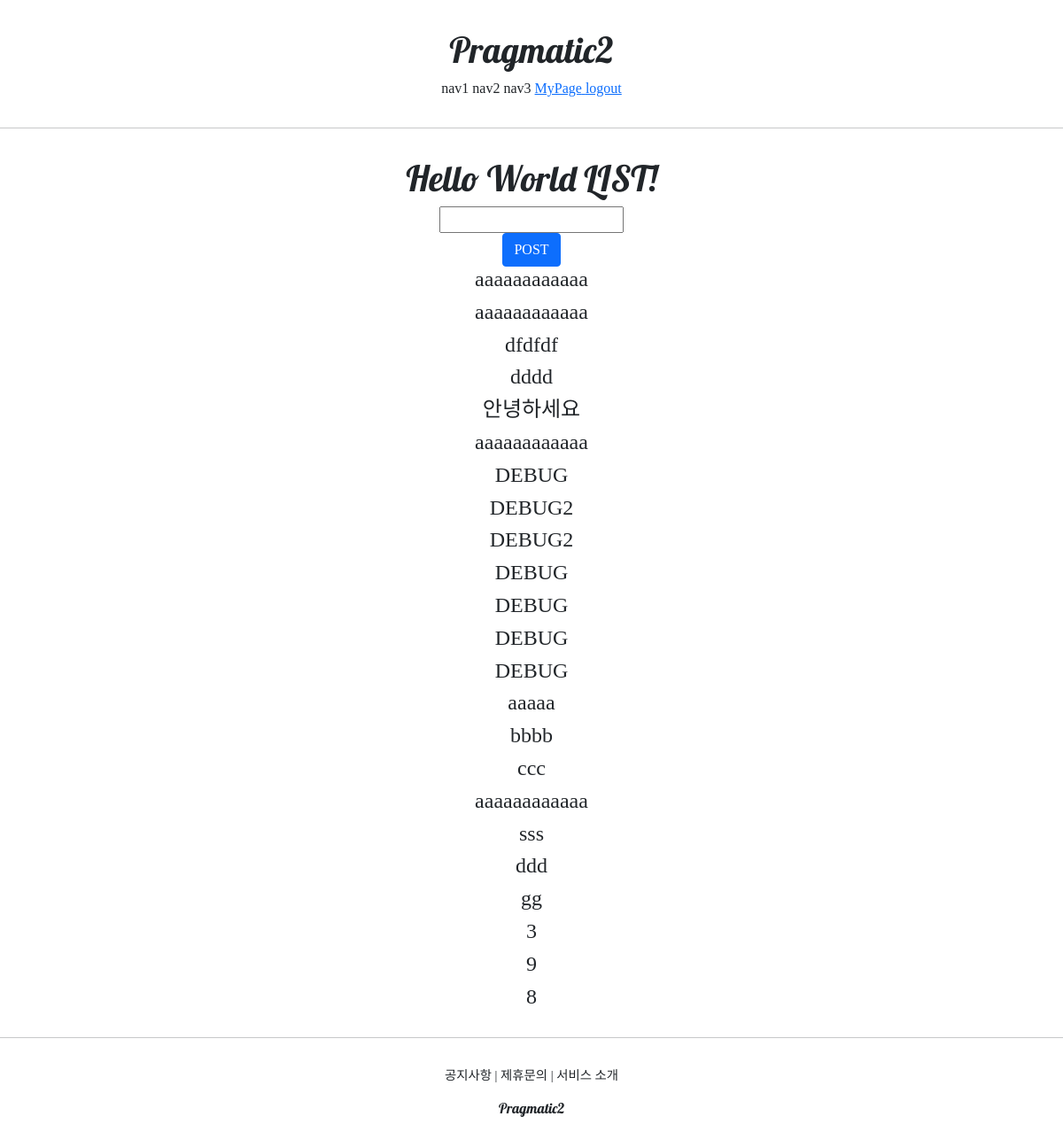
/accounts/hello_world/ (signed in), run on the app's committed database.
### accountapp/models.py (models this page shows)
class HelloWorld(models.Model):
    text = models.CharField(max_length=255, null=False)

### accountapp/views.py (the view)
# urls.py: path('hello_world/', hello_world, name='hello_world'),
@login_required
def hello_world(request):
    if request.method == "POST":
        temp = request.POST.get('hello_world_input')
        new_hello_world = HelloWorld()
        new_hello_world.text = temp
        new_hello_world.save()
        return HttpResponseRedirect(reverse('accountapp:hello_world'))
    else:
        hello_world_list = HelloWorld.objects.all()
        return render(request, 'accountapp/hello_world.html', context={'hello_world_list': hello_world_list})

### accountapp/templates/accountapp/hello_world.html (shortened to what this page needs)
{% extends 'base.html' %}
{% block content %}
    <div style="border-radius:1rem; margin:2rem; text-align: center;">
        <h1 style="font-family:'lobster', cursive;">
            Hello World LIST!
        </h1>
        <form action="/account/hello_world/" method="post">
            <div>
                <input type="text" name="hello_world_input">
            </div>
            <div>
                <input type="submit" class="btn btn-primary" value="POST">
            </div>
        </form>
        {% if hello_world_list %}
            {% for hello_world in hello_world_list %}
                <h4>
                    {{ hello_world.text }}
                </h4>
            {% endfor %}
        {% endif %}
    </div>
{% endblock %}

### templates/base.html
<!DOCTYPE html>
<html lang="en">
{% include 'head.html' %}
<body style="font-family: 'NanumSquareR';">
    {% include 'header.html' %}
    <hr>
    {% block content %}
    {% endblock %}
    <hr>
    {% include 'footer.html' %}
</body>
</html>

### templates/head.html (shortened to what this page needs)
{% load static %}
<head>
    <link href="https://cdn.jsdelivr.net/npm/bootstrap@5.1.3/dist/css/bootstrap.min.css" rel="stylesheet">
    <link rel="stylesheet" type="text/css" href="{% static 'base.css' %}">
</head>

### templates/header.html
<div class="pragmatic2_header">
    <div>
        <h1 class="pragmatic2_logo">Pragmatic2</h1>
    </div>
    <div>
        <span>nav1</span>
        <span>nav2</span>
        <span>nav3</span>
        {% if not user.is_authenticated %}
            <a href="{% url 'accountapp:login' %}?next{{ request.path }}">
                <span>login</span>
            </a>
            <a href="{% url 'accountapp:create' %}">
                <span>SignUp</span>
            </a>
        {% else %}
            <a href="{% url 'accountapp:detail' pk=user.pk %}">
                <span>MyPage</span>
            </a>
            <a href="{% url 'accountapp:logout' %}?next{{ request.path }}">
                <span>logout</span>
            </a>
        {% endif %}
    </div>
</div>

### templates/footer.html
<div class="pragmatic2_footer">
    <div class="pragmatic2_footer_button">
        <span>공지사항</span> |
        <span>제휴문의</span> |
        <span>서비스 소개</span>
    </div>
    <div style="margin-top:1rem;">
        <h6 class="pragmatic2_logo">Pragmatic2</h6>
    </div>
</div>

### static/base.css (style rules this page uses)
.pragmatic2_logo { font-family: 'Lobster', cursive; }
.pragmatic2_footer_button { font-size:.9rem; }
.pragmatic2_footer { text-align: center; margin-top:2rem; }
.pragmatic2_header { text-align: center; margin:2rem 0; }

### data on the page
HelloWorld: text "aaaaaaaaaaaa"
HelloWorld: text "aaaaaaaaaaaa"
HelloWorld: text "dfdfdf"
HelloWorld: text "dddd"
HelloWorld: text "안녕하세요"
HelloWorld: text "aaaaaaaaaaaa"
HelloWorld: text "DEBUG"
HelloWorld: text "DEBUG2"
HelloWorld: text "DEBUG2"
HelloWorld: text "DEBUG"
HelloWorld: text "DEBUG"
HelloWorld: text "DEBUG"
HelloWorld: text "DEBUG"
HelloWorld: text "aaaaa"
HelloWorld: text "bbbb"
HelloWorld: text "ccc"
HelloWorld: text "aaaaaaaaaaaa"
HelloWorld: text "sss"
HelloWorld: text "ddd"
HelloWorld: text "gg"
HelloWorld: text "3"
HelloWorld: text "9"
HelloWorld: text "8"
